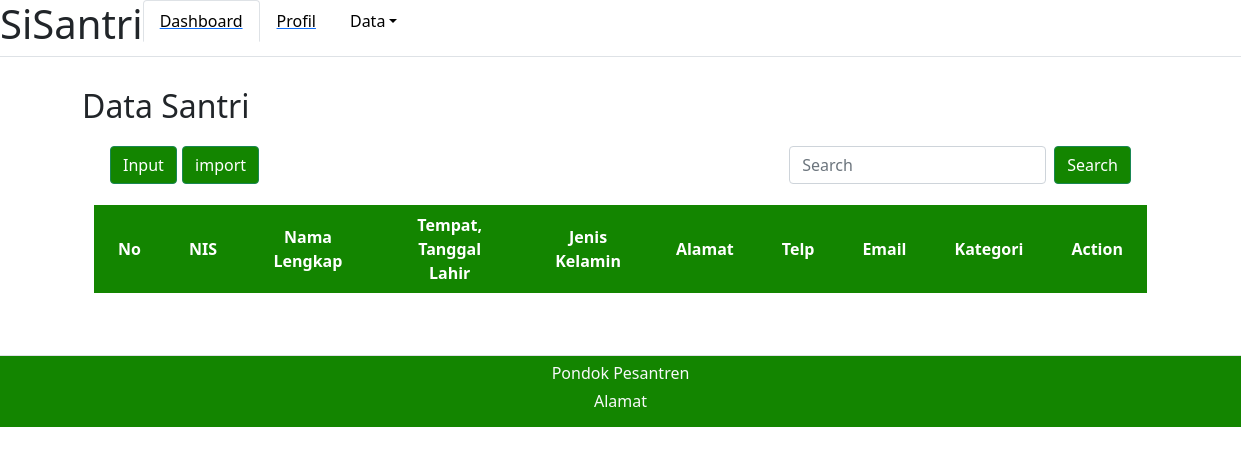
/adminpondok/datasantri/, run on an earlier commit of the app's database.
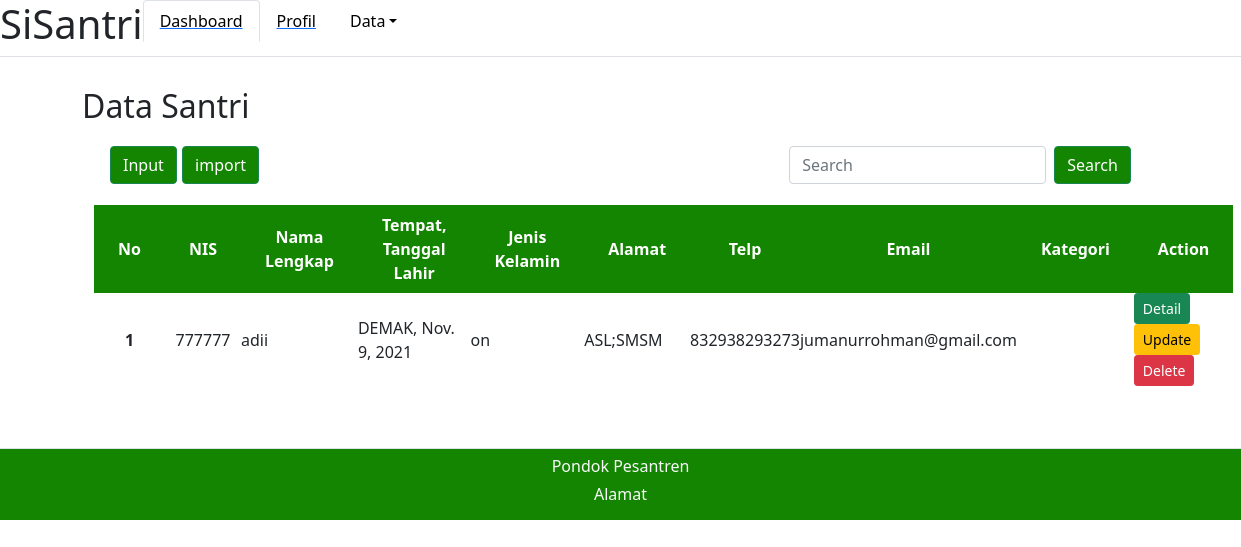
And on a later commit of the database.
### adminpondok/models.py (models this page shows)
class Santri(models.Model):
    kelamin = [
        ('Laki-Laki', 'Laki-Laki'),
        ('Perempuan', 'Perempuan'),
    ]
    kategori = [
        ('Al-Quran', 'Al-Quran'),
        ('Matan', 'Matan'),
        ('Nadhom', 'Nadhom'),
    ]
    nis = models.IntegerField()
    nama_santri = models.CharField(max_length=30)
    tempat_lahir = models.CharField(max_length=20)
    tanggal_lahir = models.DateField()
    jk = models.CharField(max_length=9, choices=kelamin, default='')
    almt = models.TextField(default='')
    telp = models.IntegerField(default=0)
    email = models.CharField(default='', max_length=20)
    ktgri = models.CharField(default='', choices=kategori, max_length=8)

### adminpondok/views.py (the view, shortened to what this page needs)
# urls.py: path('datasantri/', views.datasantri),
def datasantri(req):
    santri = models.Santri.objects.all()
    return render(req, 'adminpondok/datasantri.html', {
        'data': santri,
    })

### adminpondok/templates/adminpondok/datasantri.html (shortened to what this page needs)
{% extends "adminpondok/base.html" %}
{% block content %}
<h2>Data Santri</h2>
<nav class="navbar navbar-light bg-white">
    <div class="container-fluid">
        <a class="navbar-brand">
            <button type="button" class="btn btn-success" data-bs-toggle="modal" data-bs-target="#staticBackdrop"
                style="background-color: #138500; display: inline-block;">
                Input
            </button>
            <button type="button" class="btn btn-success" style="background-color: #138500;">
                import
            </button>
        </a>
        <form class="d-flex">
            <input class="form-control me-2" type="search" placeholder="Search" aria-label="Search">
            <button class="btn btn-success" style="background-color:#138500 ;" type="submit">Search</button>
        </form>
    </div>
</nav>
</div>
<div class="min-h-screen bg-white py-2">
    <div class="container-fluid">
        <table class=' bg-white divide-y divide-gray-300' style="border: green;">
            <thead class="" style="background-color: #138500; color: #FFFFFF;">
                <tr>
                    <th class="font-semibold text-sm uppercase px-4 py-2 text-center"> No </th>
                    <th class="font-semibold text-sm uppercase px-4 py-2 text-center"> NIS </th>
                    <th class="font-semibold text-sm uppercase px-4 py-2 text-center">Nama Lengkap</th>
                    <th class="font-semibold text-sm uppercase px-4 py-2 text-center">Tempat, Tanggal Lahir</th>
                    <th class="font-semibold text-sm uppercase px-4 py-2 text-center">Jenis Kelamin</th>
                    <th class="font-semibold text-sm uppercase px-4 py-2 text-center">Alamat</th>
                    <th class="font-semibold text-sm uppercase px-4 py-2 text-center">Telp</th>
                    <th class="font-semibold text-sm uppercase px-4 py-2 text-center">Email</th>
                    <th class="font-semibold text-sm uppercase px-4 py-2 text-center">Kategori</th>
                    <th class="font-semibold text-sm uppercase px-4 py-2 text-center">Action</th>
                </tr>
            </thead>
            {% for d in data %}
            <tbody class="divide-y divide-gray-200">
                <tr>
                    <th scope="row" class="text-center">{{ forloop.counter }}</th>
                    <td class="text-center">{{d.nis}}</td>
                    <td>{{d.nama_santri}}</td>
                    <td>{{d.tempat_lahir}}, {{d.tanggal_lahir}}</td>
                    <td>{{d.jk}}</td>
                    <td>{{d.almt}}</td>
                    <td>{{d.telp}}</td>
                    <td>{{d.email}}</td>
                    <td>{{d.ktgri}}</td>
                    <td>
                        <a class="btn btn-sm btn-success" href="/{{d.id}}/detail">Detail</a>
                        <a class="btn btn-sm btn-warning" href="/{{d.id}}/update">Update</a>
                        <a class="btn btn-sm btn-danger" href="{{d.id}}/delete">Delete</a>
                    </td>
                </tr>
            </tbody>
            {% endfor %}
        </table>
    </div>
</div>
{% endblock %}

What changed in the data, as far as the page shows it:
added Santri: nis "777777", nama_santri "adii", tempat_lahir "DEMAK", tanggal_lahir "Nov. 9, 2021", jk "on", almt "ASL;SMSM", telp "832938293273", email "jumanurrohman@gmail.com"
